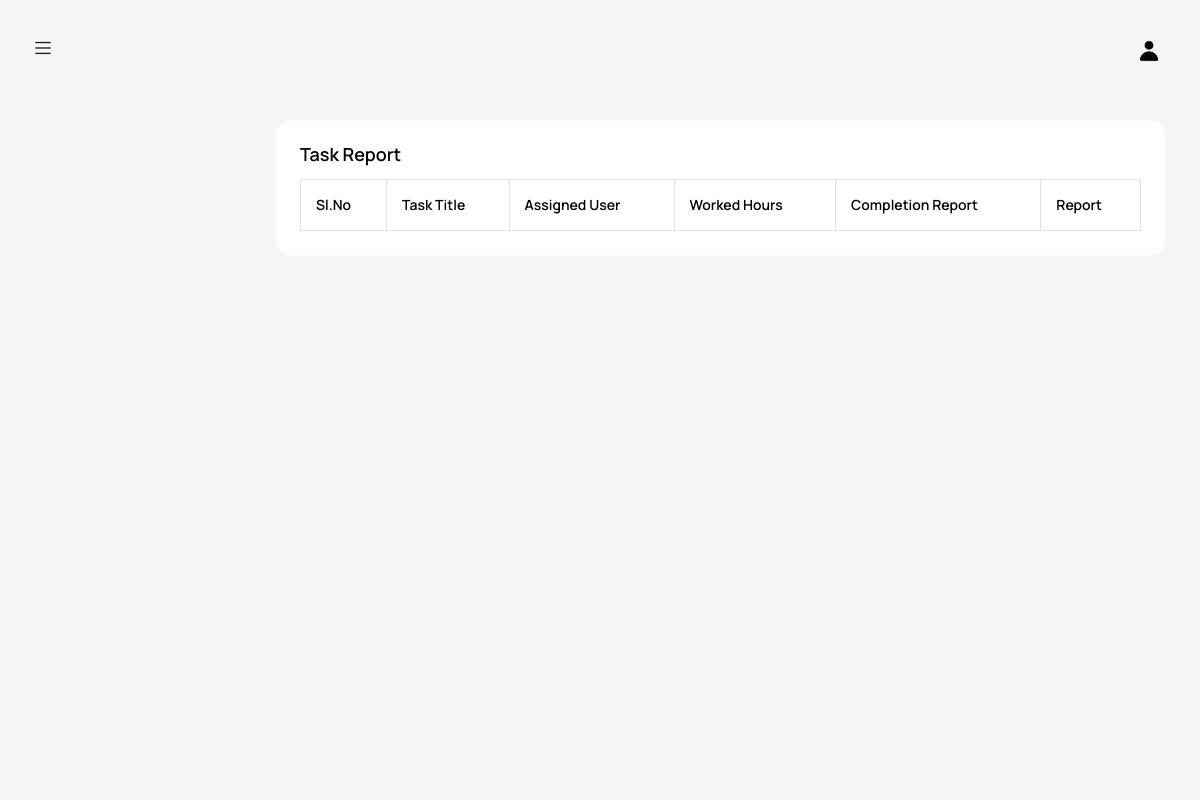
The app's page /task_reports/ (signed in), older data.
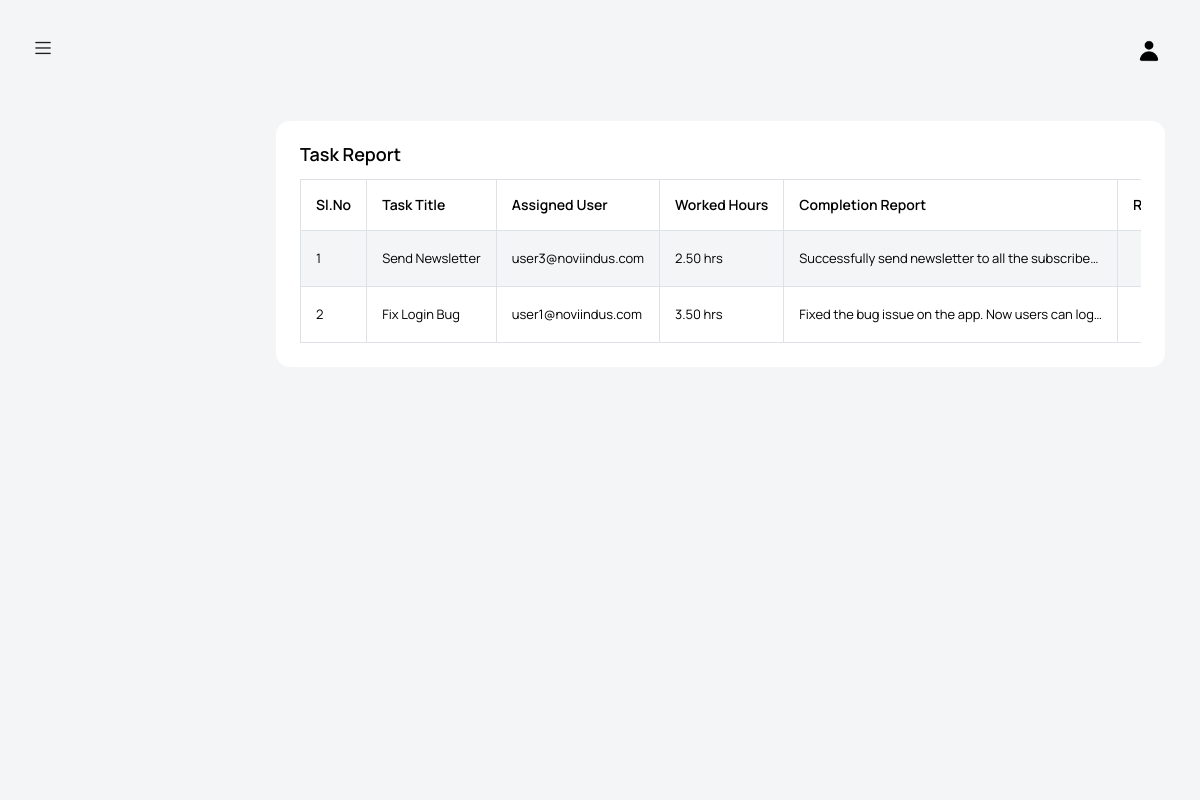
The same page, newer data.
### apis/models.py (models this page shows, shortened)
class Task(models.Model):
    STATUS_CHOICES = [
        (STATUS_PENDING, 'Pending'),
        (STATUS_IN_PROGRESS, 'In Progress'),
        (STATUS_COMPLETED, 'Completed'),
    ]
    title = models.CharField(max_length=255)
    description = models.TextField()
    assigned_to = models.ForeignKey(User, on_delete=models.CASCADE, related_name='tasks', limit_choices_to={'role': USER})
    due_date = models.DateField()
    status = models.CharField(max_length=20, choices=STATUS_CHOICES, default=STATUS_PENDING)
    completion_report = models.TextField(blank=True, null=True)
    worked_hours = models.DecimalField(max_digits=5, decimal_places=2, blank=True, null=True)
    created_at = models.DateTimeField(auto_now_add=True)
    updated_at = models.DateTimeField(auto_now=True)

class User(AbstractBaseUser, PermissionsMixin):
    ROLE_CHOICES = [
        (USER, 'User'),
        (ADMIN, 'Admin'),
        (SUPER_ADMIN, 'SuperAdmin'),
    ]
    email = models.EmailField(_('email address'), unique=True)
    first_name = models.CharField(_('first name'), max_length=30)
    last_name = models.CharField(_('last name'), max_length=30, blank=True)
    assigned_admin = models.ForeignKey(
        'self',
        on_delete=models.SET_NULL,
        null=True,
        blank=True,
        related_name='assigned_users',
        limit_choices_to={'role': ADMIN}
    )
    is_active = models.BooleanField(_('active'), default=True)
    is_staff = models.BooleanField(_('staff status'), default=False)
    is_superuser = models.BooleanField(_('superuser status'), default=False)
    role = models.CharField(max_length=20, choices=ROLE_CHOICES)
    date_joined = models.DateTimeField(_('date joined'), auto_now_add=True)
    updated_at = models.DateTimeField(_('date updated'), auto_now=True)
    groups = models.ManyToManyField(
        'auth.Group',
        related_name='customuser_set',
        blank=True,
        help_text='The groups this user belongs to',
    )
    user_permissions = models.ManyToManyField(
        'auth.Permission',
        related_name='customuser_permissions_set',
        blank=True,
        help_text='Specific permissions for this user',
    )
    objects = CustomUserManager()
    USERNAME_FIELD = 'email'
    REQUIRED_FIELDS = ['first_name', 'role']
    def is_superadmin(self):
        return self.role == SUPER_ADMIN
    def is_admin(self):
        return self.role == ADMIN

### admin_interface/views.py (the view)
# urls.py: path('task_reports/', TaskReportsView.as_view(), name='task_reports'),
class TaskReportsView(RoleRequiredMixin, TemplateView):
    template_name = "task_reports.html"
    allowed_roles = [SUPER_ADMIN, ADMIN]
    def get_context_data(self, **kwargs):
        context = super().get_context_data(**kwargs)
        users = User.objects.filter(role=USER)
        tasks = Task.objects.select_related("assigned_to__assigned_admin").filter(status=STATUS_COMPLETED).all()
        if self.request.user.is_admin():
            users = users.filter(assigned_admin=self.request.user)
            tasks = tasks.filter(assigned_to__in=users)
        context['tasks'] = tasks.order_by('-updated_at')
        return context

### admin_interface/permissions_mixin.py (called while the page is built)
    def dispatch(self, request, *args, **kwargs):
        if not request.user.is_authenticated:
            return self.handle_no_permission()
        if request.user.is_superadmin():
            user_role = SUPER_ADMIN
        elif request.user.is_admin():
            user_role = ADMIN
        elif request.user.is_user():
            user_role = USER
        else:
            user_role = None
        if self.allowed_roles and user_role not in self.allowed_roles:
            raise PermissionDenied
        return super().dispatch(request, *args, **kwargs)

### admin_interface/templates/task_reports.html (shortened to what this page needs)
{% extends 'base.html' %}
{% load static %}
{% block head %}
<link rel="stylesheet" href="https://cdn.datatables.net/1.13.6/css/jquery.dataTables.min.css">
{% endblock %}
{% block content %}
<div class="col-12">
  <div class="card">
    <div class="card-body">
      <div class="d-flex justify-content-between align-items-center mb-3">
        <h4 class="card-title mb-0">Task Report</h4>
      </div>
      <div class="table-responsive">
        <table id="taskReportTable" class="table table-striped table-bordered">
          <thead>
            <tr>
              <th>Sl.No</th>
              <th>Task Title</th>
              <th>Assigned User</th>
              <th>Worked Hours</th>
              <th>Completion Report</th>
              <th>Report</th>
            </tr>
          </thead>
          <tbody>
            {% for task in tasks %}
            <tr>
              <td>{{ forloop.counter }}</td>
              <td>{{ task.title }}</td>
              <td>{{ task.assigned_to.email }}</td>
              <td>{{ task.worked_hours }} hrs</td>
              <td>{{ task.completion_report|truncatechars:50 }}</td>
              <td>
              </td>
            </tr>
            {% endfor %}
          </tbody>
        </table>
      </div>
    </div>
  </div>
</div>
{% endblock %}

Row changes from the older to the newer data that the page shows:
added Task: title "Send Newsletter", assigned_to.email "user3@noviindus.com", worked_hours "2.50", completion_report "Successfully send newsletter to all the subscribe…"
added Task: title "Fix Login Bug", assigned_to.email "user1@noviindus.com", worked_hours "3.50", completion_report "Fixed the bug issue on the app. Now users can log…"
